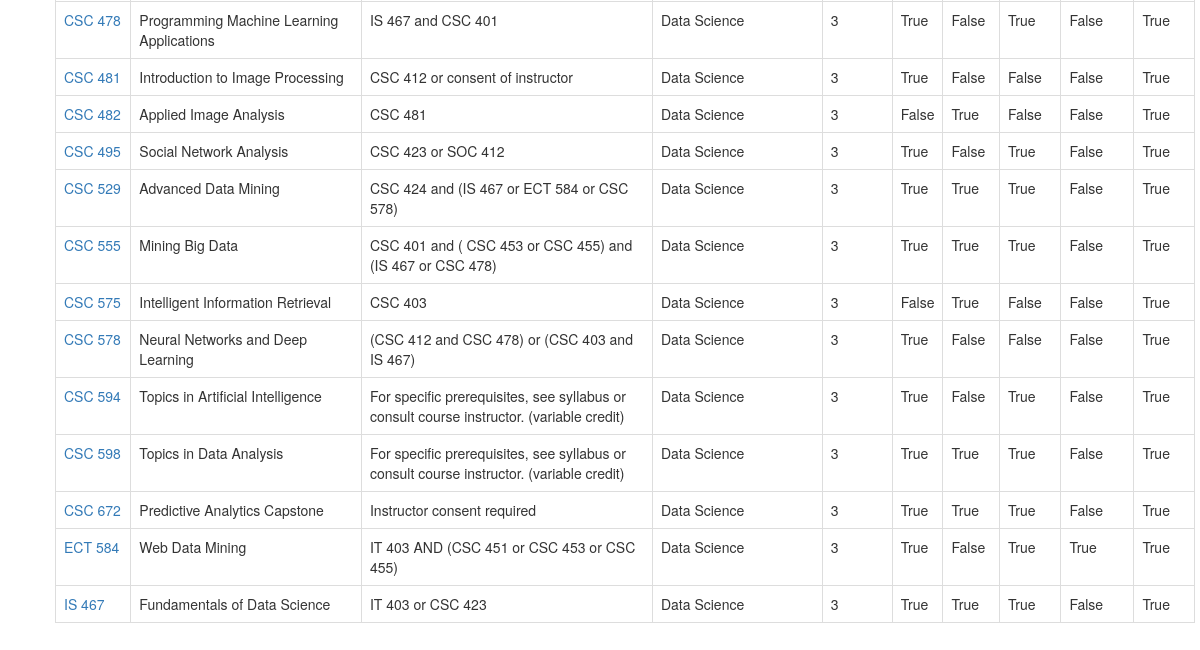
Before: /cslist/ (lower part) with the older database file.
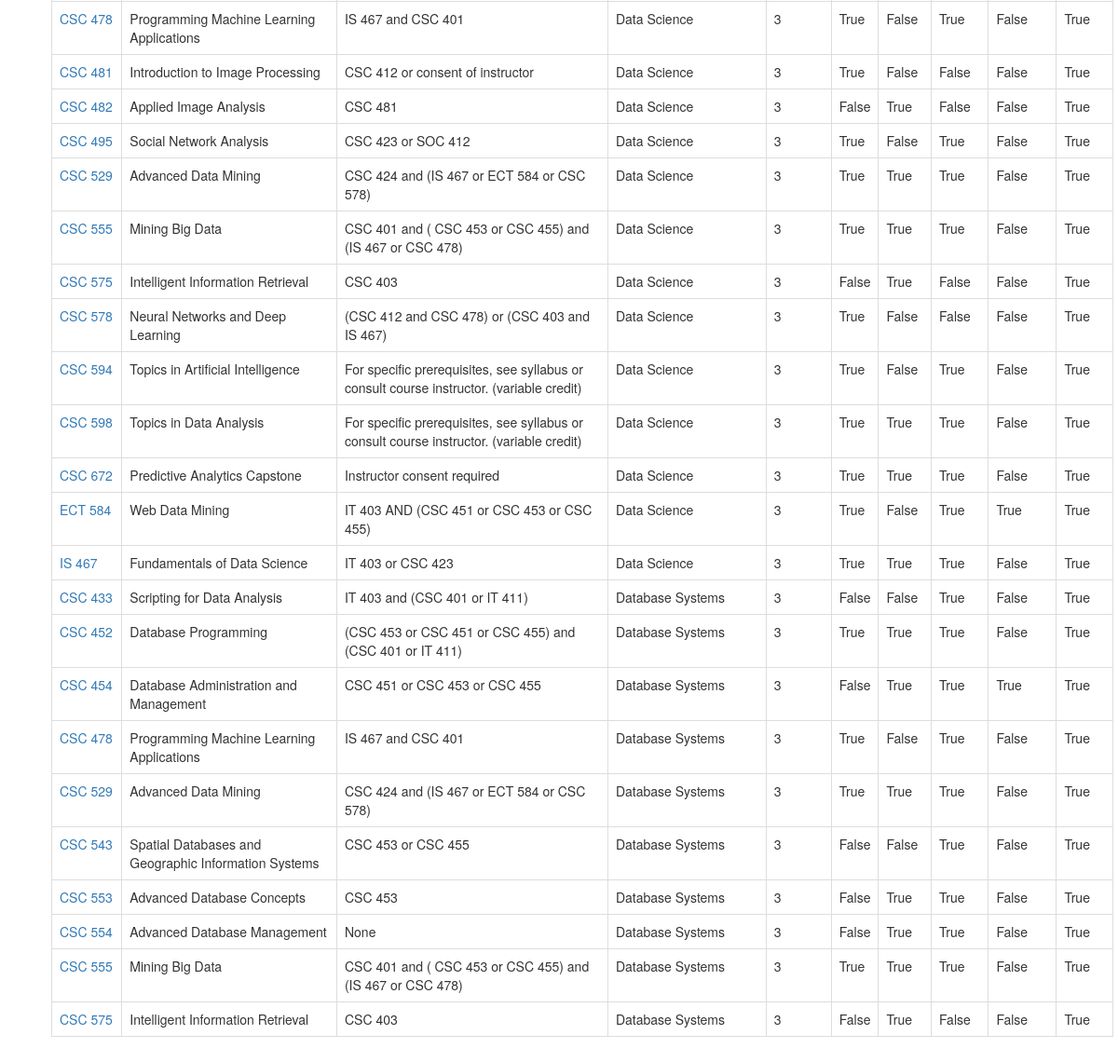
After: the same page with the newer database file.
### courses/models.py (models this page shows, shortened)
class Course(models.Model):
    course_id = models.CharField(max_length=120)
    course_name = models.CharField(max_length=120)
    pre_req = models.CharField(max_length=120)
    cs_cons = models.CharField(max_length=120)
    cs_class_type = models.CharField(max_length=120)
    fall = models.BooleanField()
    winter = models.BooleanField()
    spring = models.BooleanField()
    summer = models.BooleanField()
    online = models.BooleanField()

### courses/views.py (the view)
# urls.py: url(r'^cslist/', cs_course_list),
def cs_course_list(request):
	queryset =  Course.objects.all()
	context = {
		"object_list": queryset,
		"title" : "Courses"
	}
	return render(request, "cs_Courses.html", context)

### templates/cs_Courses.html (shortened to what this page needs)
<!DOCTYPE html>
<html lang="en">
  <head>
    <link rel="stylesheet" href="https://maxcdn.bootstrapcdn.com/bootstrap/3.3.7/css/bootstrap.min.css">
  </head>
    <ul style = "list-style-type: none">
      <div class="container">
        <table class="table table-bordered">
        <tbody>
        {% for obj in object_list %}
          <tr>
          <td><a href='/csdetail/{{obj.id}}'>{{obj.course_id}}</a></br></td>
          <td>{{obj.course_name}}</br></td>
          <td>{{obj.pre_req}}</br></td>
          <td>{{obj.cs_cons}}</br></td>
          <td>{{obj.cs_class_type}}</br></td>
          <td>{{obj.fall }}</br></td>
          <td>{{obj.winter }}</br></td>
          <td>{{obj.spring }}</br></td>
          <td>{{obj.summer }}</br></td>
          <td>{{obj.online }}</br></td>
          </tr>
        {% endfor %}
        </tbody>
        </table>
      </div>
          </br><br>
      </ul>
  </body>
</html>

Changed rows visible on the page:
added Course: course_id "CSC 433", course_name "Scripting for Data Analysis", pre_req "IT 403 and (CSC 401 or IT 411)", cs_cons "Database Systems", cs_class_type "3", fall "False", winter "False", spring "True", summer "False", online "True"
added Course: course_id "CSC 452", course_name "Database Programming", pre_req "(CSC 453 or CSC 451 or CSC 455) and (CSC 401 or IT 411)", cs_cons "Database Systems", cs_class_type "3", fall "True", winter "True", spring "True", summer "False", online "True"
added Course: course_id "CSC 454", course_name "Database Administration and Management", pre_req "CSC 451 or CSC 453 or CSC 455", cs_cons "Database Systems", cs_class_type "3", fall "False", winter "True", spring "True", summer "True", online "True"
added Course: course_id "CSC 478", course_name "Programming Machine Learning Applications", pre_req "IS 467 and CSC 401", cs_cons "Database Systems", cs_class_type "3", fall "True", winter "False", spring "True", summer "False", online "True"
added Course: course_id "CSC 529", course_name "Advanced Data Mining", pre_req "CSC 424 and (IS 467 or ECT 584 or CSC 578)", cs_cons "Database Systems", cs_class_type "3", fall "True", winter "True", spring "True", summer "False", online "True"
added Course: course_id "CSC 543", course_name "Spatial Databases and Geographic Information Systems", pre_req "CSC 453 or CSC 455", cs_cons "Database Systems", cs_class_type "3", fall "False", winter "False", spring "True", summer "False", online "True"
added Course: course_id "CSC 553", course_name "Advanced Database Concepts", pre_req "CSC 453", cs_cons "Database Systems", cs_class_type "3", fall "False", winter "True", spring "True", summer "False", online "True"
added Course: course_id "CSC 554", course_name "Advanced Database Management", pre_req "None", cs_cons "Database Systems", cs_class_type "3", fall "False", winter "True", spring "True", summer "False", online "True"
added Course: course_id "CSC 555", course_name "Mining Big Data", pre_req "CSC 401 and ( CSC 453 or CSC 455) and (IS 467 or CSC 478)", cs_cons "Database Systems", cs_class_type "3", fall "True", winter "True", spring "True", summer "False", online "True"
added Course: course_id "CSC 575", course_name "Intelligent Information Retrieval", pre_req "CSC 403", cs_cons "Database Systems", cs_class_type "3", fall "False", winter "True", spring "False", summer "False", online "True"
